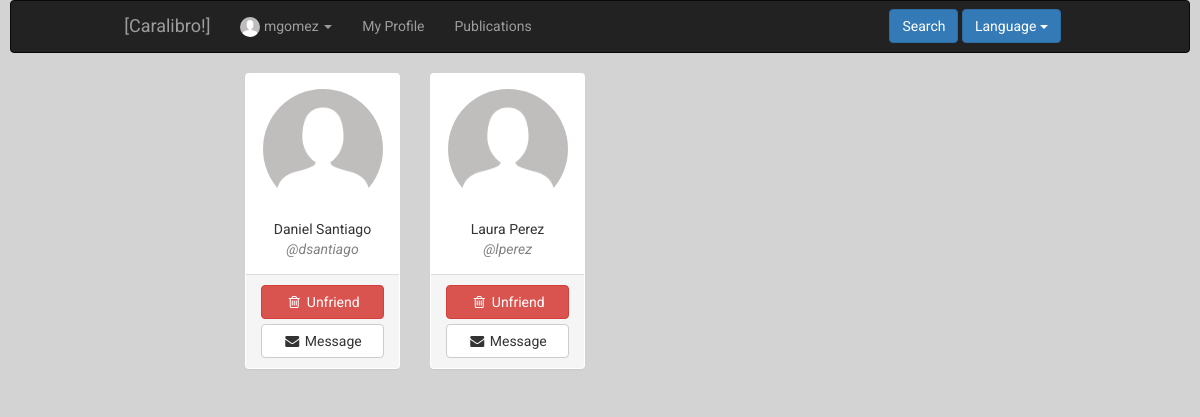
The page /index.php?controller=friendship&action=showall&id=3 (signed in) on the database as committed earlier.
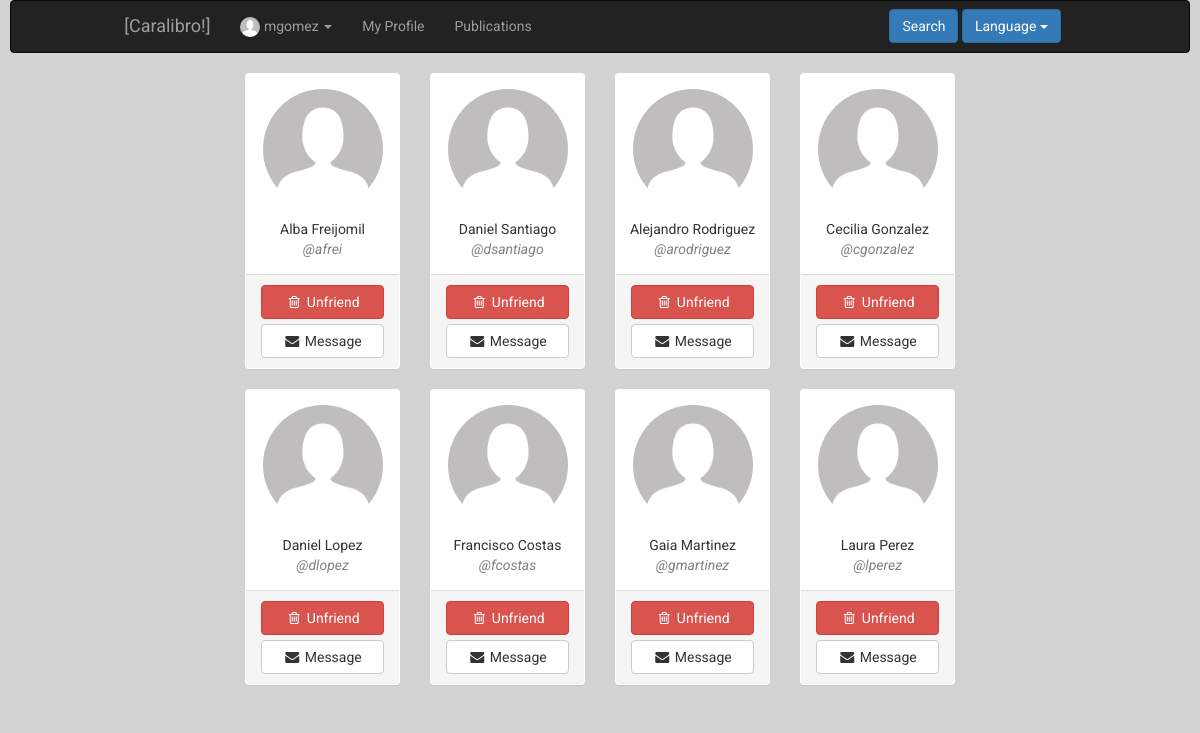
The same page on the database as committed later.
### tables this page shows
CREATE TABLE IF NOT EXISTS `user` (
`id` int(11) NOT NULL,
  `name` varchar(50) NOT NULL,
  `surname` varchar(100) NOT NULL,
  `email` varchar(100) NOT NULL,
  `phone` int(9) NOT NULL,
  `user` varchar(50) NOT NULL,
  `password` varchar(255) NOT NULL,
  `birthday` date NOT NULL,
  `address` varchar(100) NOT NULL,
  `status` tinyint(1) NOT NULL,
  `photo` varchar(255) DEFAULT NULL,
  `type` tinyint(1) NOT NULL,
  `private` tinyint(1) NOT NULL
);

### core/ViewManager.php (called while the page is built, shortened)
<?php
class ViewManager {
    private $fragmentContents = array();
    private $variables = array();
    private $currentFragment = self::DEFAULT_FRAGMENT;
    private $layout = "default";
    private function saveCurrentFragment() {
        $this->fragmentContents[$this->currentFragment].=ob_get_contents();
    }
    public function moveToFragment($name) {
        $this->currentFragment = $name;
    }
    public function getFragment($fragment, $default="") {
        return $this->fragmentContents[$fragment];
    }
    public function setVariable($varname, $value, $flash=false) {
        $this->variables[$varname] = $value;
    }
    public function getVariable($varname, $default=NULL) {
        if (!isset($this->variables[$varname])) {
            return $default;
        }
        return $this->variables[$varname];
    }
    public function setLayout($layout) {
        $this->layout = $layout;
    }
    public function render($controller, $viewname) {
        include(__DIR__."/../Views/$controller/$viewname.php");
        $this->renderLayout();
    }
    private function renderLayout() {
        include(__DIR__."/../Views/layouts/".$this->layout.".php");
    }
    private static $viewmanager_singleton = NULL;
    public static function getInstance() {
        if (self::$viewmanager_singleton == null) {
            self::$viewmanager_singleton = new ViewManager();
        }
        return self::$viewmanager_singleton;
    }
}

### Controllers/FRIENDSHIP_Controller.php (called while the page is built, shortened)
<?php
require_once(__DIR__."/../core/ViewManager.php");
require_once(__DIR__."/../core/I18n.php");
require_once(__DIR__."/../Models/FRIENDSHIP_Model.php");
class FRIENDSHIP_Controller extends BaseController {
    private $friendshipModel;
    public function __construct()
    {
        $this->friendshipModel = new FRIENDSHIP_Model();
        $this->view->setLayout("base");
    }
    public function showall()
    {
        $userid = $_REQUEST["id"];
        $friends = $this->friendshipModel->showall($userid);
        $this->view->setVariable("friends", $friends);
        $requests = $this->friendshipModel->requests($userid);
        $this->view->setVariable("requests", $requests);
        $this->view->render("friendship", "FRIENDSHIP_SHOWALL_Vista");
    }
}

### index.php (called while the page is built, shortened)
<?php
function run() {
    try{
        $controller = loadController($_GET["controller"]);
        $actionName = $_GET["action"];
        $controller->$actionName();
    } catch (Exception $ex) {
        die($ex->getMessage());
    }
}
function loadController($controllerName) {
    return new $controllerClassName();
}
run();
?>

### Models/User.php (called while the page is built, shortened)
<?php
class User {
    private $id;
    private $user;
    private $name;
    private $surname;
    private $photo;
    public function __construct($id=NULL, $user=NULL, $name=NULL, $surname=NULL, $email=NULL, $phone=NULL,
                                $birthday=NULL, $address=NULL, $status=1, $photo=NULL, $type=0,
                                $private=0, $password=NULL)
    {
     $this->id = $id;
     $this->user = $user;
     $this->name = $name;
     $this->surname = $surname;
     $this->photo = $photo;
    }
    public function getID() {
        return $this->id;
    }
    public function setID($id) {
        $this->id = $id;
    }
    public function getUser() {
        return $this->user;
    }
    public function getName() {
        return $this->name;
    }
    public function setName($name) {
        $this->name = $name;
    }
    public function getSurname() {
        return $this->surname;
    }
    public function getPhoto() {
        return $this->photo;
    }
}

### Models/FRIENDSHIP_Model.php (called while the page is built, shortened)
<?php
require_once(__DIR__ . "/../core/PDOConnection.php");
class FRIENDSHIP_Model
{
    private $db;
    public function __construct()
    {
        $this->db = PDOConnection::getInstance();
    }
    public function showall($currentuserid, $add = 1)
    {
        $friends = array();
        $sql = $this->db->prepare("SELECT u.id, u.user, u.name, u.surname, u.status, u.photo FROM user as u, friendship as f where f.member=? AND f.status=? and f.secondarymember=u.id ORDER BY u.name");
        $sql->execute(array(
            $currentuserid,
            $add
        ));
        $friends_db = $sql->fetchAll(PDO::FETCH_ASSOC);
        foreach ($friends_db as $friend) {
            array_push($friends, new User($friend["id"], $friend["user"], $friend["name"], $friend["surname"], NULL, NULL, NULL, NULL, $friend["status"], $friend["photo"]));
        }
        $sql = $this->db->prepare("SELECT u.id, u.user, u.name, u.surname, u.status, u.photo FROM user as u, friendship as f where f.secondarymember=? AND f.status=? and f.member=u.id ORDER BY u.name");
        $sql->execute(array(
            $currentuserid,
            $add
        ));
        $friends_db = $sql->fetchAll(PDO::FETCH_ASSOC);
        foreach ($friends_db as $friend) {
            array_push($friends, new User($friend["id"], $friend["user"], $friend["name"], $friend["surname"], NULL, NULL, NULL, NULL, $friend["status"], $friend["photo"]));
        }
        return $friends;
    }
}

### core/PDOConnection.php (called while the page is built)
<?php
class PDOConnection {
    private static $dbhost = "127.0.0.1";
    private static $dbname = "ET3Grupo1";
    private static $dbuser = "ET3Grupo1";
    private static $dbpass = "ET3Grupo1";
    private static $db_singleton = null;
    public static function getInstance() {
        if (self::$db_singleton == null) {
            self::$db_singleton = new PDO(
                "mysql:host=".self::$dbhost.";dbname=".self::$dbname.";charset=utf8",
                self::$dbuser,
                self::$dbpass,
                array(
                    PDO::ATTR_EMULATE_PREPARES => false,
                    PDO::ATTR_ERRMODE => PDO::ERRMODE_EXCEPTION
                )
            );
        }
        return self::$db_singleton;
    }
}
?>

### Views/messages/messages_es.php (called while the page is built)
<?php
  $i18n_messages =
  array(
  )
?>

### core/I18n.php (called while the page is built, shortened)
<?php
class I18n {
  private $messages;
  public function setLanguage($language) {
    $this->messages = $i18n_messages;
  }
  public function i18n($key) {
    if (isset($this->messages[$key])){
      return $this->messages[$key];
    }else{
      return $key;
    }
  }
  private static $i18n_singleton = null;
  public static function getInstance() {
    if (self::$i18n_singleton == NULL) {
      self::$i18n_singleton = new I18n();
    }
    return self::$i18n_singleton;
  }
}
function i18n($key) {
  return I18n::getInstance()->i18n($key);
}

### Models/USER_Model.php (called while the page is built, shortened)
<?php
require_once(__DIR__."/../core/PDOConnection.php");
class USER_Model {
    private $db;
    public function __construct()
    {
        $this->db = PDOConnection::getInstance();
    }
    public function showcurrent($userID)
    {
        $sql = $this->db->prepare("SELECT * FROM user WHERE id=?");
        $sql->execute(array($userID));
        $user = $sql->fetch(PDO::FETCH_ASSOC);
        if($user != NULL) {
            return new User($user["id"], $user["user"], $user["name"], $user["surname"], $user["email"],
                                        $user["phone"], $user["birthday"], $user["address"], $user["status"],
                                        $user["photo"], $user["type"], $user["private"]);
        } else {
            return NULL;
        }
    }
}

### Views/friendship/FRIENDSHIP_SHOWALL_Vista.php (the view, shortened to what this page needs)
<?php
require_once(__DIR__."/../../core/ViewManager.php");
$view = ViewManager::getInstance();
$friends = $view->getVariable("friends");
?>
 	<div class="container-fluid">
 		<div class="row">
 			<?php foreach ($friends as $friend): ?>
 				<div class="col-md-3">
 					<div class="panel">
 						<div class="panel-body">
 							<div class="row text-center">
 								<a href="index.php?controller=user&action=showcurrent&id=<?= $friend->getID()?>">
 									<?php if ($friend->getPhoto() != NULL): ?>
 										<img class="img-circle showPhoto" src="media/profileImages/<?=$friend->getPhoto()  ?>" alt="<?=$friend->getPhoto()  ?>">
 									<?php else: ?>
 										<img class="img-circle showPhoto" src="media/profileImages/default.png" alt="default.png">
 									<?php endif ?>
 								</a>
 							</div>
 							<div class="row text-center">
 								<div class="row name">
 									<font class="name"><?=$friend->getName() ?> <?=$friend->getSurname() ?></font>
 								</div>
 								<div class="row user">
 									<font>@<?=$friend->getUser()  ?></font>
 								</div>
 							</div>
 						</div>
 						<div class="panel-footer">
 							<form action="index.php?controller=friendship&action=delete" method="post">
									<button class="btn btn-danger btn-block" type="submit"  >
										<i class="fa fa-trash-o fa-fw"></i>
										<?= i18n("Unfriend") ?>
									</button>
								</form>
							<form action="index.php?controller=conversation&action=add" method="post">
									<button style="margin-top: 5px" class="btn btn-default btn-block" type="submit"  >
										<i class="fa fa-envelope fa-fw"></i>
										<?= i18n("Message") ?>
									</button>
								</form>
 						</div>
 					</div>
 				</div>
 			<?php endforeach ?>
 		</div>
 	</div>

### Views/layouts/base.php (shortened to what this page needs)
<?php
require_once(__DIR__ . "/../../core/ViewManager.php");
require_once(__DIR__ . "/../../Models/USER_Model.php");
$view        = ViewManager::getInstance();
$currentuser = $view->getVariable("currentusername");
$userid = $view->getVariable("currentuserid");
$umapper = new USER_Model();
$photo = $umapper->showcurrent($userid)->getPhoto();
?><!DOCTYPE html>
<html>
    <head>
	<link rel="stylesheet" href="https://maxcdn.bootstrapcdn.com/bootstrap/3.3.7/css/bootstrap.min.css" type="text/css">
	<link rel="stylesheet" href="font-awesome/css/font-awesome.min.css" type="text/css">
	<link rel="stylesheet" href="css/style.css" type="text/css">
    <link href="lib/datatables-plugins/dataTables.bootstrap.css" rel="stylesheet">
    <link href="lib/datatables-responsive/dataTables.responsive.css" rel="stylesheet">
    <link rel="stylesheet" href="//code.jquery.com/ui/1.12.1/themes/base/jquery-ui.css">
    <link rel="stylesheet" href="lib/parsley/parsley.css">
    </head>
    <body>
	<header>
		<nav class="navbar navbar-inverse">
  <div class="container-fluid col-md-10 col-md-offset-1">
    <div class="navbar-header">
      <a class="navbar-brand" href="index.php?controller=user&action=home">[Caralibro!]</a>
    </div>
    <div class="collapse navbar-collapse" id="collapse-1">
      <ul class="nav navbar-nav">
        <ul class="nav navbar-nav navbar-left">
        <li class="dropdown">
          <a href="#" class="dropdown-toggle" data-toggle="dropdown" role="button" aria-haspopup="true" aria-expanded="false">
          <?php if ($photo != NULL): ?>
            <img class="img-circle profileThumbnail" src="media/profileImages/<?=$photo ?>" alt="">
          <?php else:  ?>
            <img class="img-circle profileThumbnail" src="media/profileImages/default.png" alt="">
          <?php endif ?>
           <?=$currentuser ?>
          <span class="caret"></span></a>
        </li>
        <li><li><a href="index.php?controller=user&action=showcurrent&id=<?= $userid ?>"><?= i18n("My Profile") ?></a></li></li>
      </ul>
        <li><a href="index.php?controller=publication&action=showall&id=<?= $userid ?>&type=user"><?= i18n("Publications") ?></a></li>
      </ul>
      <ul class="navbar-form navbar-right">
        <div class="form-group">
        <a href="index.php?controller=user&action=searchselect">
          <button type="submit" class="btn btn-primary"><?= i18n("Search") ?>
          </button>
        </a>
        <?php include(__DIR__."/../layouts/language_select_element.php"); ?>
      </div>
      </ul>
      </div>
    </div>
</nav>
	</header>
	<main>
	    <div class="col-xs-12 col-md-8 col-md-offset-2" >
        <div class="container-fluid">
          <?= $view->getFragment(ViewManager::DEFAULT_FRAGMENT) ?>
        </div>
	    </div>
	</main>
    </body>
</html>

### Views/layouts/language_select_element.php (shortened to what this page needs)
<div class="btn-group">
  <button type="button" class="btn btn-primary dropdown-toggle" data-toggle="dropdown">
  <?= i18n("Language") ?> <span class="caret"></span>
</button>
</div>

### css/style.css (style rules this page uses)
body { background-color: #d3d3d3; font-family: 'Roboto', sans-serif; }
nav { margin-left: 10px; margin-right: 10px; }
.profileThumbnail { height: 20px; width: 20px; }
.showPhoto { height: 120px; width: 120px; }
.name { font-style: bold; margin-top: 10px; }
.user { font-style: italic; color: grey; }

Rows that differ between the two databases and show on the page:
now on this page (row unchanged): user: name "Alba", surname "Freijomil", user "afrei"
added user: name "Alejandro", surname "Rodriguez", user "arodriguez"
added user: name "Cecilia", surname "Gonzalez", user "cgonzalez"
added user: name "Daniel", surname "Lopez", user "dlopez"
added user: name "Francisco", surname "Costas", user "fcostas"
added user: name "Gaia", surname "Martinez", user "gmartinez"
